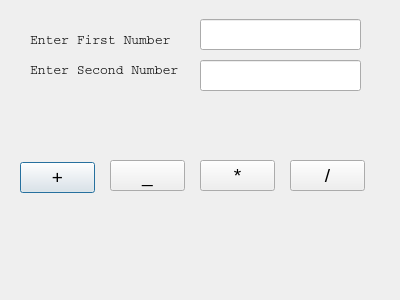
<?xml version="1.0" encoding="UTF-8"?>
<ui version="4.0">
 <class>Dialog</class>
 <widget class="QDialog" name="Dialog">
  <property name="geometry">
   <rect>
    <x>0</x>
    <y>0</y>
    <width>400</width>
    <height>300</height>
   </rect>
  </property>
  <property name="windowTitle">
   <string>Dialog</string>
  </property>
  <widget class="QLabel" name="labelFirstNumber">
   <property name="geometry">
    <rect>
     <x>30</x>
     <y>30</y>
     <width>161</width>
     <height>20</height>
    </rect>
   </property>
   <property name="font">
    <font>
     <family>Courier</family>
     <pointsize>10</pointsize>
    </font>
   </property>
   <property name="text">
    <string>Enter First Number</string>
   </property>
  </widget>
  <widget class="QLabel" name="labelSecondNumber">
   <property name="geometry">
    <rect>
     <x>30</x>
     <y>60</y>
     <width>161</width>
     <height>20</height>
    </rect>
   </property>
   <property name="font">
    <font>
     <family>Courier</family>
     <pointsize>10</pointsize>
    </font>
   </property>
   <property name="text">
    <string>Enter Second Number</string>
   </property>
  </widget>
  <widget class="QLabel" name="labelResult">
   <property name="geometry">
    <rect>
     <x>70</x>
     <y>220</y>
     <width>241</width>
     <height>41</height>
    </rect>
   </property>
   <property name="text">
    <string/>
   </property>
  </widget>
  <widget class="QLineEdit" name="lineEditFirstNumber">
   <property name="geometry">
    <rect>
     <x>200</x>
     <y>19</y>
     <width>161</width>
     <height>31</height>
    </rect>
   </property>
  </widget>
  <widget class="QLineEdit" name="lineEditSecondNumber">
   <property name="geometry">
    <rect>
     <x>200</x>
     <y>60</y>
     <width>161</width>
     <height>31</height>
    </rect>
   </property>
  </widget>
  <widget class="QPushButton" name="pushButtonPlus">
   <property name="geometry">
    <rect>
     <x>20</x>
     <y>162</y>
     <width>75</width>
     <height>31</height>
    </rect>
   </property>
   <property name="font">
    <font>
     <family>Arial</family>
     <pointsize>14</pointsize>
    </font>
   </property>
   <property name="text">
    <string>+</string>
   </property>
  </widget>
  <widget class="QPushButton" name="pushButtonSubtract">
   <property name="geometry">
    <rect>
     <x>110</x>
     <y>160</y>
     <width>75</width>
     <height>31</height>
    </rect>
   </property>
   <property name="font">
    <font>
     <family>Arial</family>
     <pointsize>14</pointsize>
    </font>
   </property>
   <property name="text">
    <string>_</string>
   </property>
  </widget>
  <widget class="QPushButton" name="pushButtonMultiply">
   <property name="geometry">
    <rect>
     <x>200</x>
     <y>160</y>
     <width>75</width>
     <height>31</height>
    </rect>
   </property>
   <property name="font">
    <font>
     <family>Arial</family>
     <pointsize>14</pointsize>
    </font>
   </property>
   <property name="text">
    <string>*</string>
   </property>
  </widget>
  <widget class="QPushButton" name="pushButtonDevide">
   <property name="geometry">
    <rect>
     <x>290</x>
     <y>160</y>
     <width>75</width>
     <height>31</height>
    </rect>
   </property>
   <property name="font">
    <font>
     <family>Arial</family>
     <pointsize>14</pointsize>
    </font>
   </property>
   <property name="text">
    <string>/</string>
   </property>
  </widget>
 </widget>
 <resources/>
 <connections/>
</ui>
